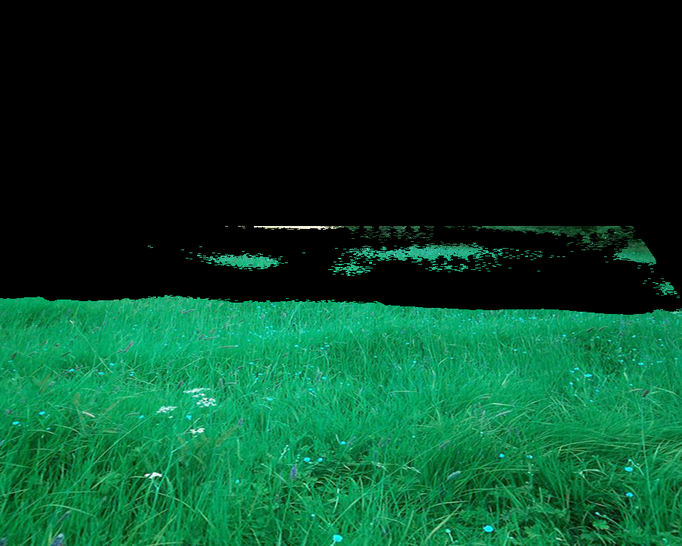
#> input picture tareaDeImagenes/pgn.png, 682 x 546 px, shrunk from 900 x 720 before the run
$ jupyter execute hola.ipynb
#> lines starting #> are read from the running program, lines starting #| are printed output that depends on the picture
[cell 1]
import cv2
import numpy as np
import matplotlib.pyplot as plt
img = cv2.imread('pgn.png')
#> img is the input picture: shape (546, 682, 3); mean B, G, R 39.1, 65.7, 8.5
img_rgb = cv2.cvtColor(img, cv2.COLOR_BGR2RGB)

fig, axs = plt.subplots(1, 4, figsize=(20, 5))

axs[0].imshow(img_rgb)
axs[0].set_title('Imagen Original')

fig_img=axs[1].imshow(img_rgb[...,0], cmap='gray')
fig.colorbar(fig_img, ax=axs[1], shrink=0.5)
axs[1].set_title('Canal Rojo')

fig_img=axs[2].imshow(img_rgb[...,1], cmap='gray')
fig.colorbar(fig_img, ax=axs[2], shrink=0.5)
axs[2].set_title('Canal Verde')

fig_img=axs[3].imshow(img_rgb[...,2], cmap='gray')
fig.colorbar(fig_img, ax=axs[3], shrink=0.5)
axs[3].set_title('Canal Azul')

[cell 2]
plt.imshow(img_rgb[:5,:5,:])

[cell 3]
cv2.imwrite('pgn-jpg.jpg',img_rgb)
plt.imsave('imagen_nueva2.png',cv2.cvtColor(img_rgb,cv2.COLOR_BGR2RGB))

[cell 4]
cv2.imwrite('jpeg.jpg',img_rgb)
plt.imsave('imagen_nueva4.png',cv2.cvtColor(img_rgb,cv2.COLOR_BGR2RGB))

[cell 5]
import cv2
import matplotlib.pyplot as plt
import numpy as np
plt.rcParams['figure.figsize']=[6,6]
size_imagen=100
R=np.ones((size_imagen,size_imagen))*255
G=np.ones((size_imagen,size_imagen))*0
B=np.ones((size_imagen,size_imagen))*0

imagen=np.dstack((255,0,0))
imagen=np.array(imagen,dtype=int)

plt.figure()
plt.imshow(imagen)
plt.title('imagen de color: hola')
plt.show()

imagen4=np.dstack((0,255,0))
imagen=np.array(imagen,dtype=int)

plt.figure()
plt.imshow(imagen4)
plt.title('imagen de color: hola')
plt.show()
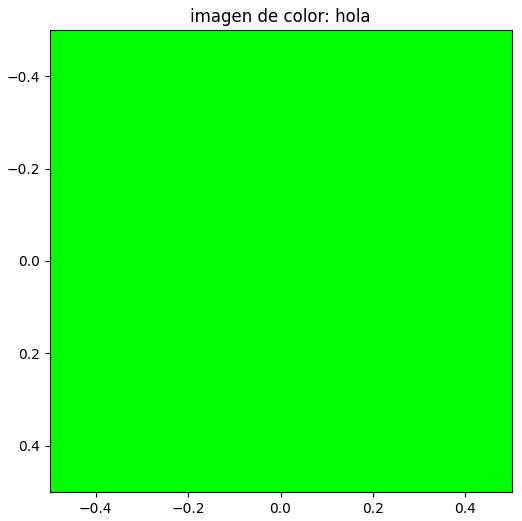
#> figure drawn by matplotlib, 1 panel

imagen3=np.dstack((0,0,255))
imagen=np.array(imagen,dtype=int)

plt.figure()
plt.imshow(imagen3)
plt.title('imagen de color: hola')
plt.show()
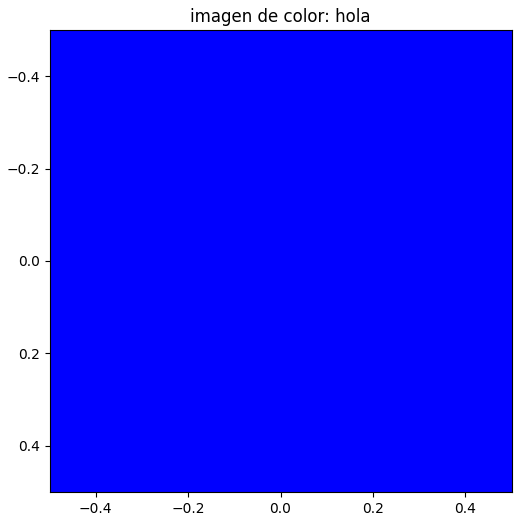
#> figure drawn by matplotlib, 1 panel

imagen2=np.dstack((255,255,0))
imagen=np.array(imagen,dtype=int)

plt.figure()
plt.imshow(imagen2)
plt.title('imagen de color: hola')
plt.show()
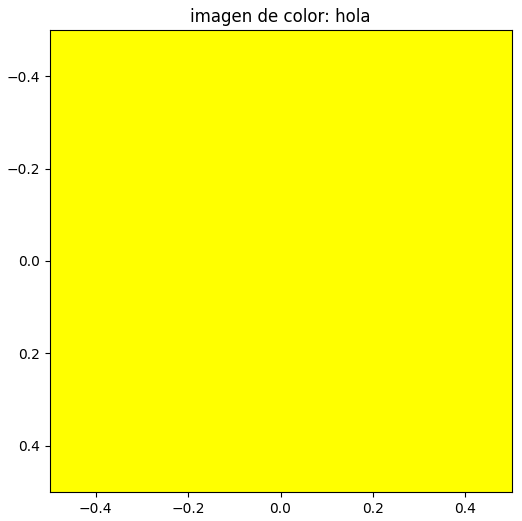
#> figure drawn by matplotlib, 1 panel

imagen5=np.dstack((255,255,255))
imagen=np.array(imagen,dtype=int)

plt.figure()
plt.imshow(imagen5)
plt.title('imagen de color: hola')
plt.show()
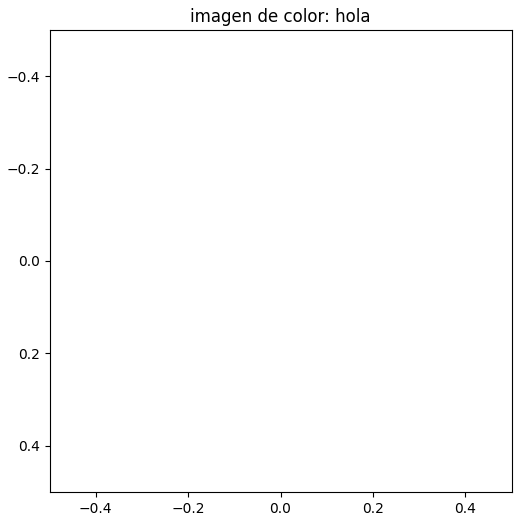
#> figure drawn by matplotlib, 1 panel

imagen6=np.dstack((255,100,150))
imagen=np.array(imagen,dtype=int)

plt.figure()
plt.imshow(imagen6)
plt.title('imagen de color: hola')
plt.show()
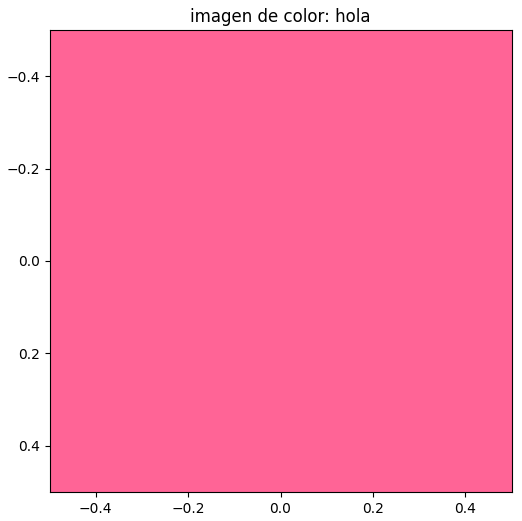
#> figure drawn by matplotlib, 1 panel

[cell 6]
import cv2
import matplotlib.pyplot as plt
import numpy as np
img=cv2.imread('gif-png.png',cv2.IMREAD_GRAYSCALE)
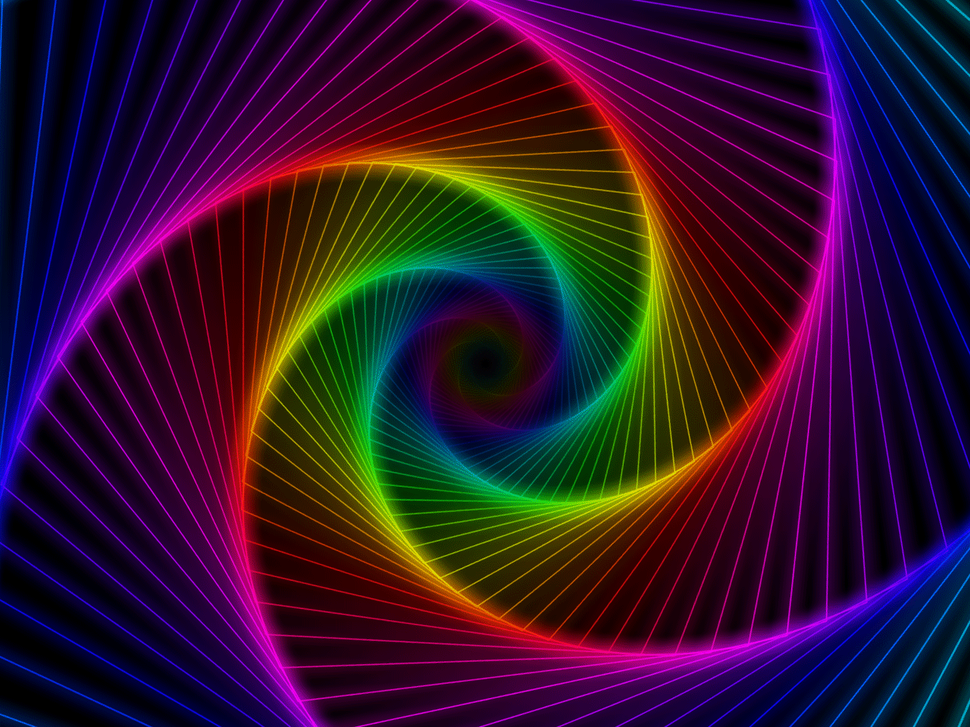
#> input picture tareaDeImagenes/gif-png.png, 970 x 727 px, shrunk from 1280 x 960 before the run
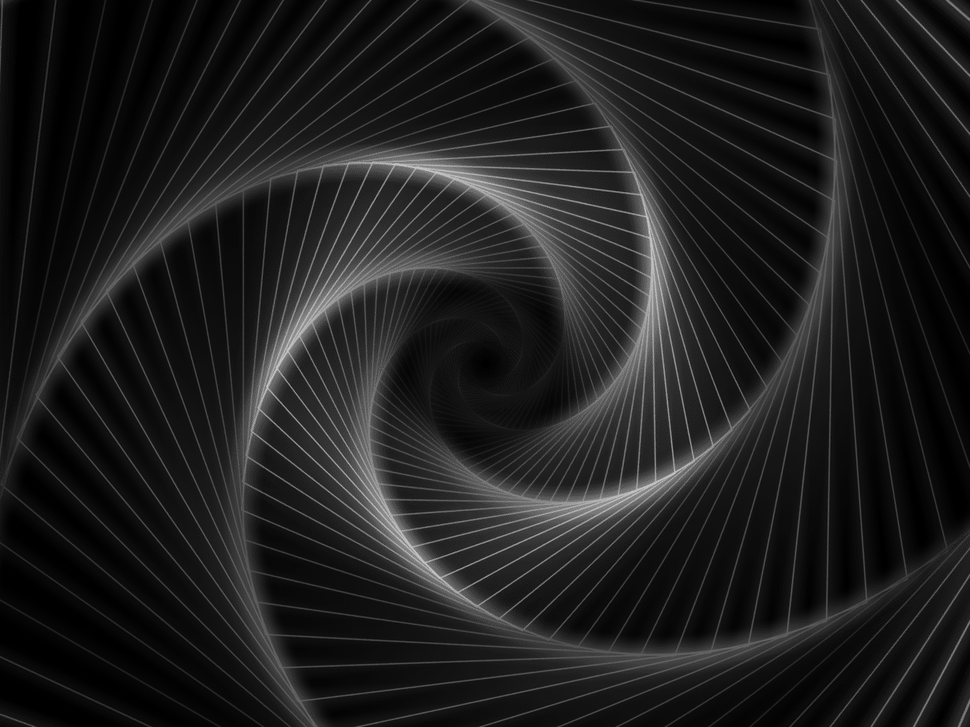
#> img: shape (727, 970); min 0, max 202, mean 29.7
original=img.dtype
img16bits=np.uint16(img)
img_new=img16bits.dtype
print('profundidad del color:',img_new)
#| profundidad del color: uint16


plt.figure(figsize=(10,5))
plt.subplot(1,2,1)
plt.title('imagen original')
plt.imshow(img,cmap='gray')

plt.subplot(1,2,2)
plt.title('imagen con 16 bits')
plt.imshow(img16bits,cmap='gray')

[cell 7]
import cv2
import numpy as np
import matplotlib.pyplot as plt

imagen = cv2.imread("pego.png")
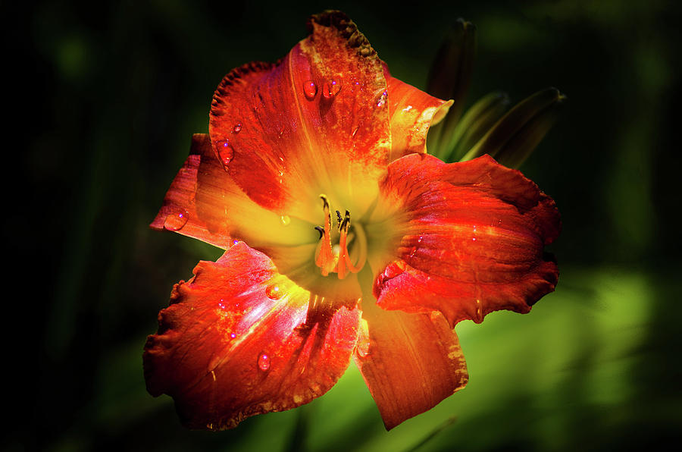
#> input picture tareaDeImagenes/pego.png, 682 x 452 px, shrunk from 900 x 596 before the run
#> imagen is the input picture: shape (452, 682, 3); mean B, G, R 14, 42.3, 79.6
imagen = cv2.cvtColor(imagen, cv2.COLOR_BGR2RGB)

alto, ancho, _ = imagen.shape
#> alto = 452; ancho = 682
mitad_alto = alto // 2
#> mitad_alto = 226
mitad_ancho = ancho // 2
#> mitad_ancho = 341

resultado = np.zeros_like(imagen)

resultado[0:mitad_alto, 0:mitad_ancho] = imagen[0:mitad_alto, 0:mitad_ancho] * [1,0,0]
resultado[0:mitad_alto, mitad_ancho:ancho] = imagen[0:mitad_alto, mitad_ancho:ancho] * [0,1,0]
resultado[mitad_alto:alto, 0:mitad_ancho] = imagen[mitad_alto:alto, 0:mitad_ancho] * [0,0,1]
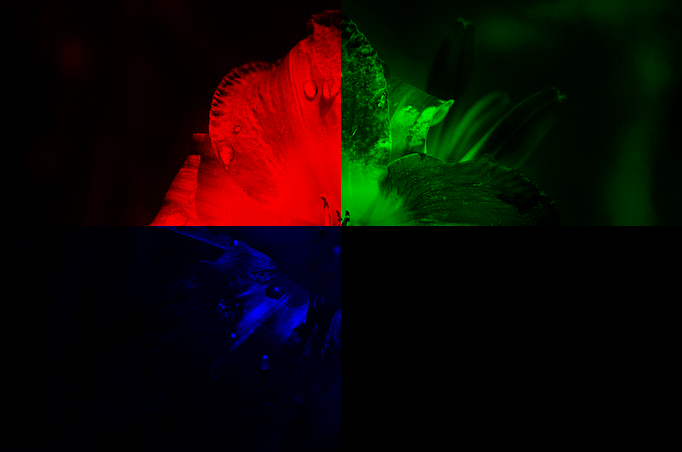
#> resultado: shape (452, 682, 3); mean R, G, B 17.1, 8.8, 4.2
resultado[mitad_alto:alto, mitad_ancho:ancho] = imagen[mitad_alto:alto, mitad_ancho:ancho] * [1,1,0]
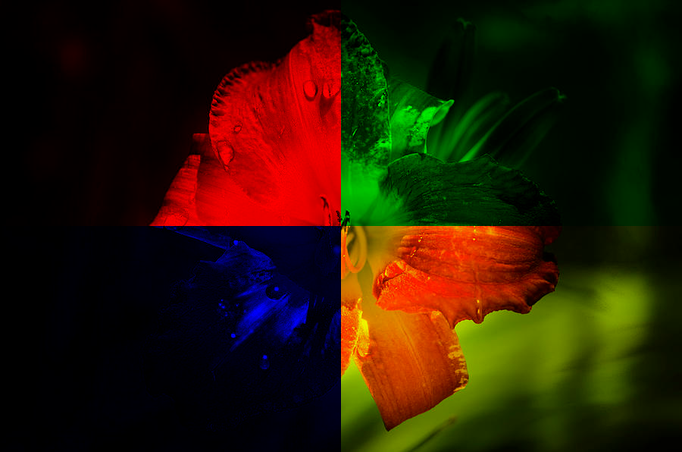
#> resultado: shape (452, 682, 3); mean R, G, B 42.5, 25.7, 4.2

plt.imshow(resultado)
plt.axis("off")
plt.show()
